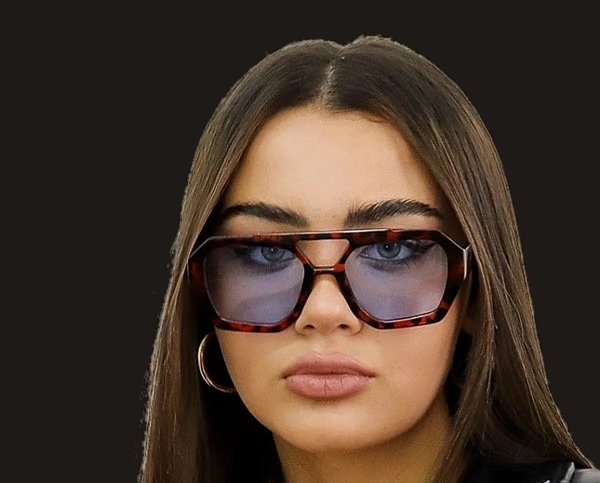
#> input picture sunnygafas-web/assets/img/hero-ink-desk.webp, 1200 x 966 px (shown at 1/2 size)
$ python hero.py ../assets/img/hero-ink-desk.webp
#> lines starting #> are read from the running program, lines starting #| are printed output that depends on the picture; after the words box and inside, x2 and y2 are one past the last pixel; in counts of white or black regions, pixels touching at a corner belong together
"""Prepara el retrato del hero sobre fondo tinta.

  uso: python3 tools/hero.py <retrato_original.jpg>

  El retrato de Saturday XL · Print tiene fondo de estudio claro. Se separa el fondo (región clara conectada con los
  bordes), se calcula una transparencia suave en el contorno del pelo y se compone sobre el color tinta del sitio.
  No se toca el interior de la figura: cara, lentes y montura quedan con su color original.
  Salidas: assets/img/hero-ink-desk.webp y assets/img/hero-ink-mob.webp
"""
import sys, pathlib
import numpy as np
from PIL import Image, ImageDraw, ImageFilter

root = pathlib.Path(__file__).resolve().parent.parent
INK = (30, 26, 22)
src = Image.open(sys.argv[1]).convert('RGB')
#> src is the input picture: PIL image 1200x966 RGB; mean R, G, B 69.5, 53.2, 42.2
W, H = src.size
#> W = 1200; H = 966
a = np.asarray(src).astype(np.float32)
lum = a.mean(axis=2)
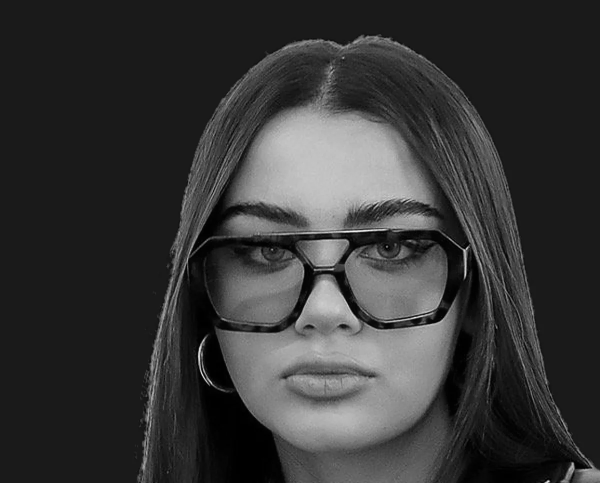
#> lum: shape (966, 1200) float32 (shown at 1/2 size); min 0, max 254, mean 55
sat = a.max(axis=2) - a.min(axis=2)
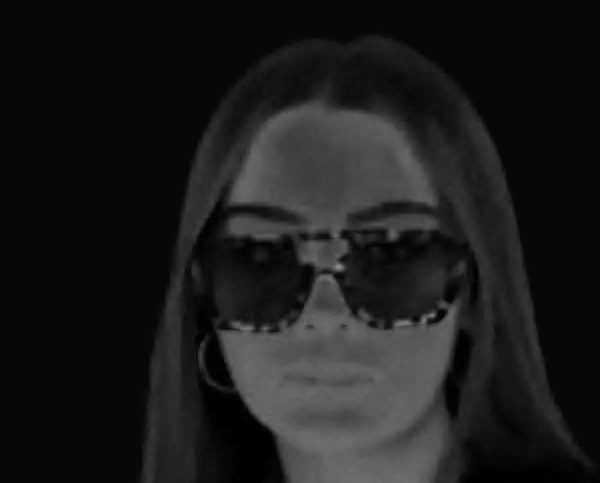
#> sat: shape (966, 1200) float32 (shown at 1/2 size); min 0, max 146, mean 27.7

# 1 · Fondo: claro, poco saturado y conectado con el borde superior o los laterales
cand = ((lum > 196) & (sat < 26)).astype(np.uint8) * 255
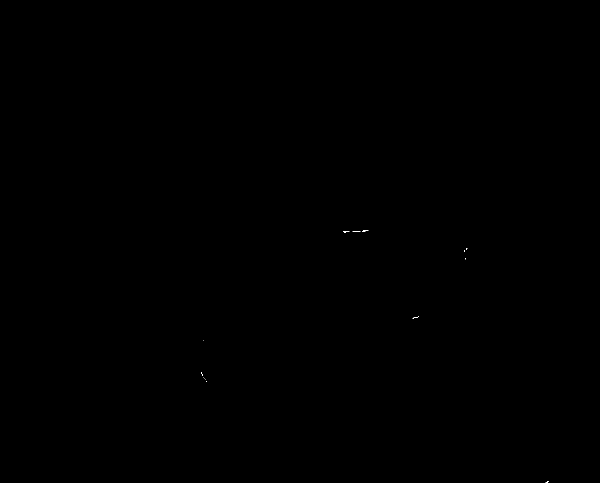
#> cand: shape (966, 1200) (shown at 1/2 size); 0.01% white in thin lines or dots, all inside (x1, y1, x2, y2) = (402, 460, 1098, 966)
m = Image.fromarray(cand).convert('L')
seeds = [(x, 0) for x in range(0, W, 6)] + [(0, y) for y in range(0, int(H * 0.72), 6)] + [(W - 1, y) for y in range(0, int(H * 0.62), 6)]
for s in seeds:
    if m.getpixel(s) == 255:
        ImageDraw.floodfill(m, s, 128)
bg = np.asarray(m) == 128
#> bg: shape (966, 1200) bool; every value is 0

# 2 · Franja de contorno: ahí la transparencia sale de la luminosidad (el fondo es lo más claro de la foto)
bgim = Image.fromarray((bg * 255).astype(np.uint8))
near_bg = np.asarray(bgim.filter(ImageFilter.MaxFilter(13))) > 0          # hasta 6 px hacia adentro de la figura
bg_level = float(np.median(lum[bg]))
#> bg_level = nan
alpha_l = np.clip((bg_level - 8 - lum) / 70.0, 0, 1)
#> alpha_l: shape (966, 1200) float32; every value is NaN or infinite
alpha = np.where(bg, 0.0, np.where(near_bg, alpha_l, 1.0))
#> alpha: shape (966, 1200) float32; every value is 1
alpha = np.asarray(Image.fromarray((alpha * 255).astype(np.uint8)).filter(ImageFilter.GaussianBlur(0.8))).astype(np.float32) / 255
alpha[np.asarray(bgim.filter(ImageFilter.MinFilter(5))) > 0] = 0            # fondo seguro, sin velo

# 3 · Quita el tinte del fondo en los píxeles semitransparentes y compone sobre tinta
B = np.array([bg_level] * 3, dtype=np.float32)
#> B = [nan, nan, nan]
al = np.clip(alpha, 0.02, 1)[..., None]
fg = np.clip((a - (1 - al) * B) / al, 0, 255)
#> fg: shape (966, 1200, 3) float32; every value is NaN or infinite
out = fg * alpha[..., None] + np.array(INK, dtype=np.float32) * (1 - alpha[..., None])
cut = Image.fromarray(out.astype(np.uint8))
#> cut: PIL image 1200x966 RGB; every value is 0

def export(box, size, name, q=82):
#> called with box = (0, 118, 600, 601), size = (1200, 966), name = 'hero-ink-desk.webp', q = 82
    im = cut.crop(box).resize(size, Image.LANCZOS).filter(ImageFilter.UnsharpMask(radius=1.4, percent=60, threshold=2))
    im.save(root / 'assets/img' / name, quality=q, method=6)
    print(name, im.size)
#| hero-ink-desk.webp (1200, 966)

# Escritorio: cara y montura completas, con aire a la izquierda para que el pelo se funda con el panel
export((0, 118, 600, 601), (1200, 966), 'hero-ink-desk.webp')
# Celular: recorte más cerrado sobre las gafas
export((70, 140, 530, 520), (920, 760), 'hero-ink-mob.webp')
#> in export (call 2), `im = cut.crop(box).resize(size, Image.LANCZOS).filter(ImageFilter.Unsh..`: im: PIL image 920x760 RGB; every value is 0
#| hero-ink-mob.webp (920, 760)
cut.save('/tmp/hero-cut-preview.png')

$ run again, with sunnygafas-web/assets/img/hero-desk.webp copied over sunnygafas-web/assets/img/hero-ink-desk.webp
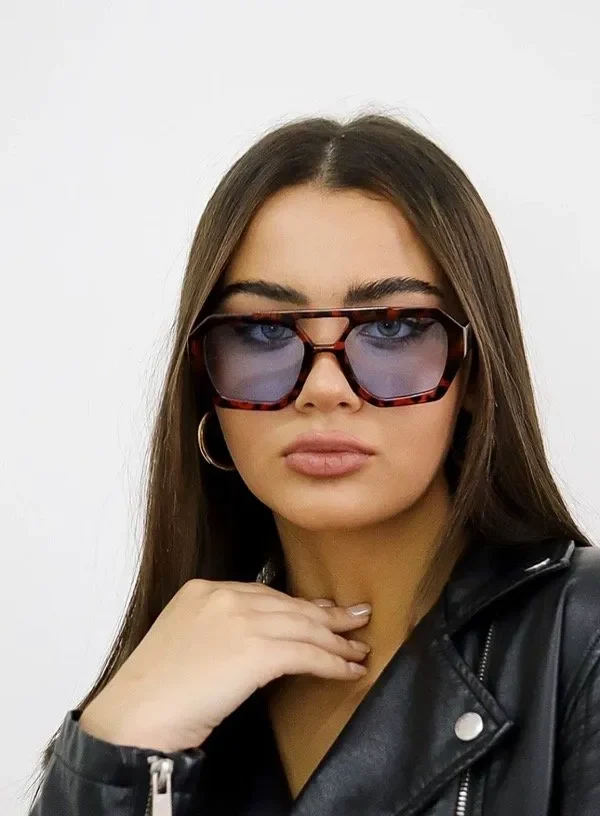
#> input picture sunnygafas-web/assets/img/hero-desk.webp, 600 x 816 px
#> src is the input picture: PIL image 600x816 RGB; mean R, G, B 157.6, 145.6, 137
#> `cand = ((lum > 196) & (sat < 26)).astype(np.uint8) * 255`:
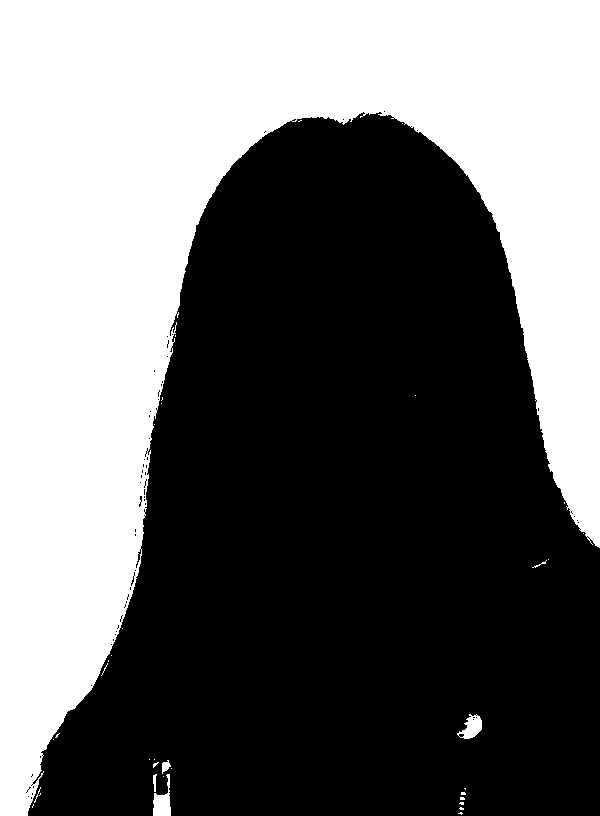
#> cand: shape (816, 600); 42.8% white; 36 white regions (30 under 20 px), largest, box (x1, y1, x2, y2) and area: (0, 0, 600, 816) 208313, (153, 774, 171, 816) 413, (457, 714, 482, 739) 350, (162, 760, 171, 774) 73, (153, 774, 157, 792) 46, (532, 560, 547, 568) 24
#> bg: shape (816, 600) bool; 42.5% white; 1 white region, box (x1, y1, x2, y2) and area: (0, 0, 600, 816) 208275
#> near_bg: shape (816, 600) bool; 44.7% white; 1 white region, box (x1, y1, x2, y2) and area: (0, 0, 600, 816) 219045
#> bg_level = 239
#> B = [239, 239, 239]
#| hero-ink-desk.webp (1200, 966)
#> in export (call 2), `im = cut.crop(box).resize(size, Image.LANCZOS).filter(ImageFilter.Unsh..`:
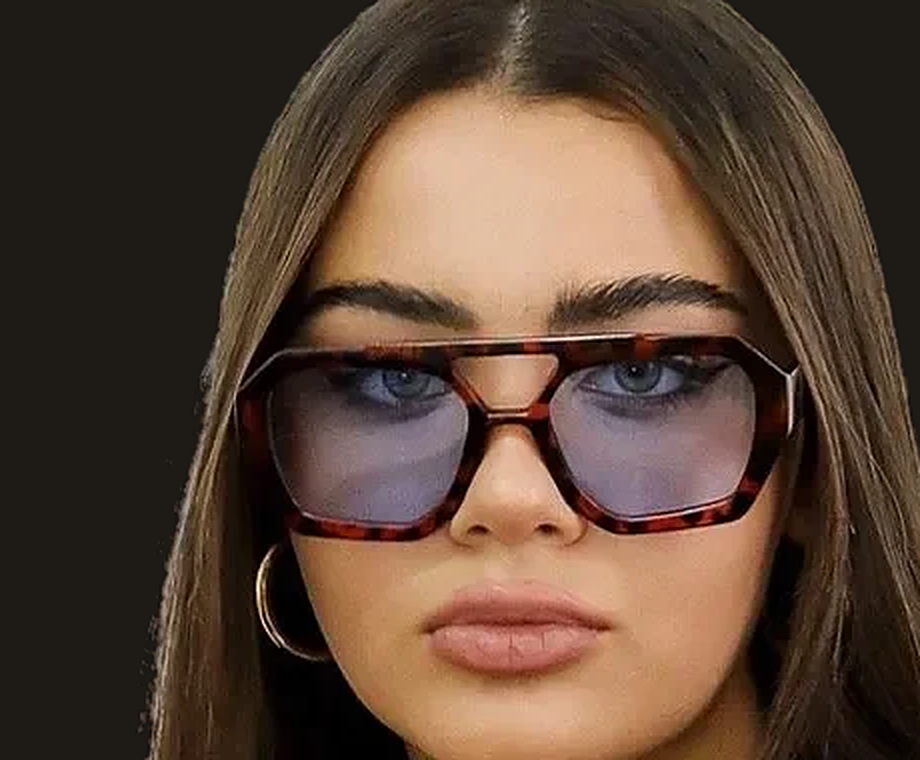
#> im: PIL image 920x760 RGB; mean R, G, B 90, 67.9, 53.6
#| hero-ink-mob.webp (920, 760)
